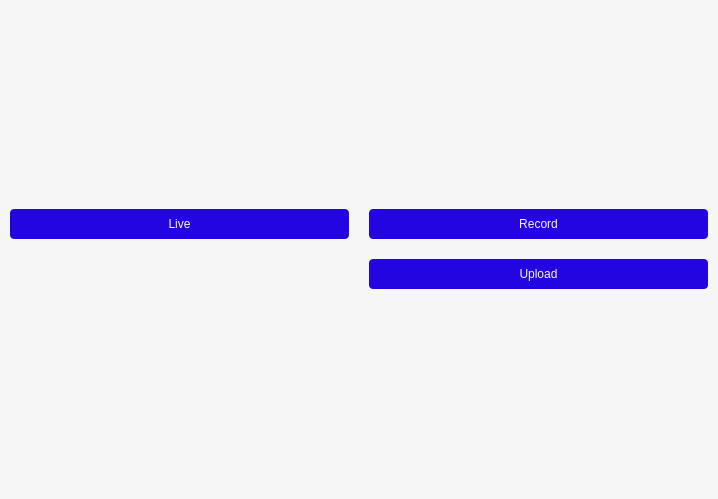
<?xml version="1.0" encoding="UTF-8"?>
<ui version="4.0">
 <class>MainWindow</class>
 <widget class="QMainWindow" name="MainWindow">
  <property name="geometry">
   <rect>
    <x>0</x>
    <y>0</y>
    <width>718</width>
    <height>499</height>
   </rect>
  </property>
  <property name="windowTitle">
   <string>MainWindow</string>
  </property>
  <property name="styleSheet">
   <string notr="true">QWidget {
background-color: #F6F6F6;
color: #303030;
border:none;
}

QMainWindow{
background-color: #F6F6F6;
}

QPushButton {
border:none;
color: #F6F6F6;
background-color:#2305E2;
border-radius:4px;
min-height:30px;
margin:10px;
}
</string>
  </property>
  <widget class="QWidget" name="central_widget">
   <layout class="QVBoxLayout" name="verticalLayout_2" stretch="1,0">
    <property name="spacing">
     <number>0</number>
    </property>
    <property name="leftMargin">
     <number>0</number>
    </property>
    <property name="topMargin">
     <number>0</number>
    </property>
    <property name="rightMargin">
     <number>0</number>
    </property>
    <property name="bottomMargin">
     <number>0</number>
    </property>
    <item>
     <layout class="QVBoxLayout" name="main_layout"/>
    </item>
    <item>
     <layout class="QGridLayout" name="button_layout">
      <item row="0" column="1">
       <widget class="QPushButton" name="record_button">
        <property name="text">
         <string>Record</string>
        </property>
       </widget>
      </item>
      <item row="0" column="0">
       <widget class="QPushButton" name="live_button">
        <property name="text">
         <string>Live</string>
        </property>
       </widget>
      </item>
      <item row="1" column="1">
       <widget class="QPushButton" name="upload_button">
        <property name="text">
         <string>Upload</string>
        </property>
       </widget>
      </item>
     </layout>
    </item>
   </layout>
  </widget>
 </widget>
 <resources/>
 <connections/>
</ui>
